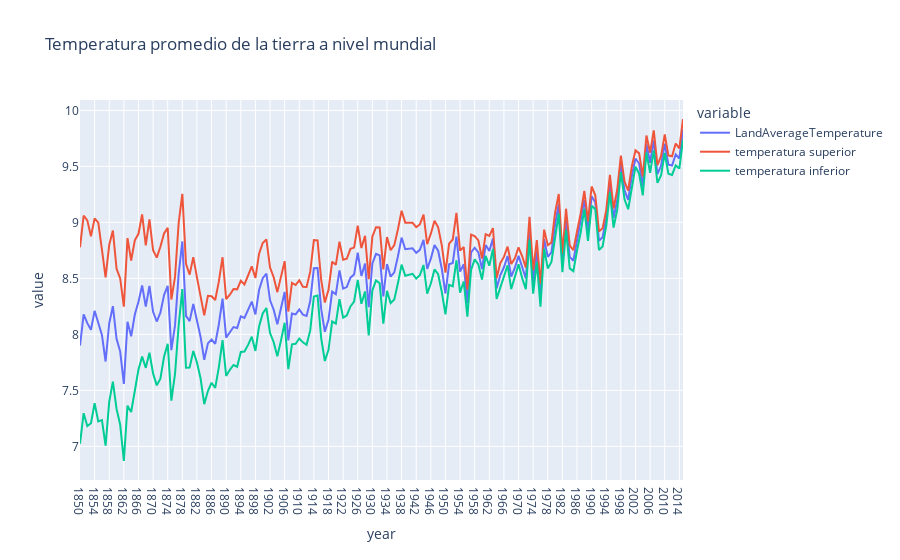

Notebook code for this chart:
### Code cell
#Visualizamos
fig=px.line(data, x='year',y=['LandAverageTemperature',
       'temperatura superior', 'temperatura inferior'],title='Temperatura promedio de la tierra a nivel mundial')
fig.show()
#nos muestra un char con la evolucion de la temperatura a lo largo de los años, tanto de la temperatura promedio, 
#como el maximo y el minimo teniendo en cuenta el error

### Figure 1 — Plotly figure (JSON) as saved in the notebook; plotly's stock layout.template omitted (floating-point values rounded to 4 significant figures; data arrays with more than 128 entries replaced by an {"elided": "..."} marker saying what was removed)
{"data": [{"hovertemplate": "variable=LandAverageTemperature<br>year=%{x}<br>value=%{y}<extra></extra>", "legendgroup": "LandAverageTemperature", "line": {"color": "#636efa", "dash": "solid"}, "marker": {"symbol": "circle"}, "mode": "lines", "name": "LandAverageTemperature", "orientation": "v", "showlegend": true, "type": "scatter", "x": {"elided": "166 str values"}, "xaxis": "x", "y": {"elided": "166 float values"}, "yaxis": "y"}, {"hovertemplate": "variable=temperatura superior<br>year=%{x}<br>value=%{y}<extra></extra>", "legendgroup": "temperatura superior", "line": {"color": "#EF553B", "dash": "solid"}, "marker": {"symbol": "circle"}, "mode": "lines", "name": "temperatura superior", "orientation": "v", "showlegend": true, "type": "scatter", "x": {"elided": "166 str values"}, "xaxis": "x", "y": {"elided": "166 float values"}, "yaxis": "y"}, {"hovertemplate": "variable=temperatura inferior<br>year=%{x}<br>value=%{y}<extra></extra>", "legendgroup": "temperatura inferior", "line": {"color": "#00cc96", "dash": "solid"}, "marker": {"symbol": "circle"}, "mode": "lines", "name": "temperatura inferior", "orientation": "v", "showlegend": true, "type": "scatter", "x": {"elided": "166 str values"}, "xaxis": "x", "y": {"elided": "166 float values"}, "yaxis": "y"}], "layout": {"legend": {"title": {"text": "variable"}, "tracegroupgap": 0}, "title": {"text": "Temperatura promedio de la tierra a nivel mundial"}, "xaxis": {"anchor": "y", "domain": [0, 1], "title": {"text": "year"}}, "yaxis": {"anchor": "x", "domain": [0, 1], "title": {"text": "value"}}}}
